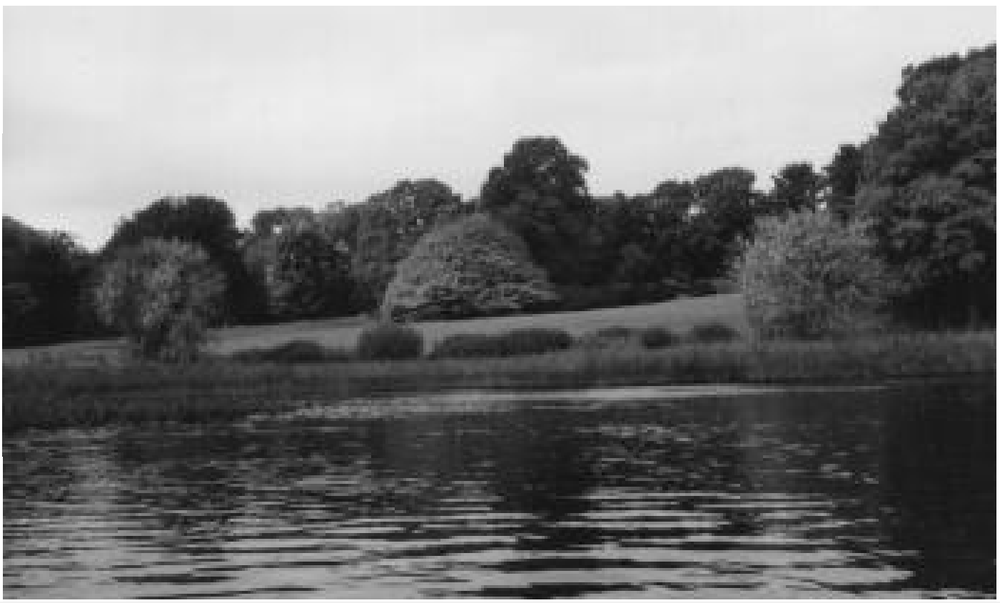
%> input picture Proba/TP1/sources_TP1_proba/autumn.png, 1000 x 603 px, shrunk from 1401 x 845 before the run
$ octave exercice_1.m   (GNU Octave 9; MATLAB toolbox functions it lacks are replaced by stand-ins)
%> lines starting %> are read from the running program, lines starting %| are printed output that depends on the picture
### Proba/TP1/sources_TP1_proba/vectorisation_par_colonne.m
% Fonction vectorisation_par_colonne (exercice_1.m)
% Vd est le vecteur des voisins de droite
% Vg est le vecteur des voisins de gauche

function [Vd, Vg] = vectorisation_par_colonne(I)

    % Calcul de Vd et VG en matrice
    Vd = I(:, 2:end);
    Vg = I(:, 1:end - 1);

    % Vectorisations
    Vg = Vg(:);
    Vd = Vd(:);

end

### Proba/TP1/sources_TP1_proba/parametres_correlation.m
% Fonction parametres_correlation (exercice_1.m)

function [r, a, b] = parametres_correlation(Vd, Vg)

    N = length(Vd);
%> N = 602397

    moy_d = mean(Vd);
%> moy_d = 114.6
    moy_g = mean(Vg);
%> moy_g = 114.6

    sigma_d = sqrt(1 / N * (Vd' * Vd) - moy_d ^ 2);
%> sigma_d = 80.49
    sigma_g = sqrt(1 / N * (Vg' * Vg) - moy_d ^ 2);
%> sigma_g = 80.49

    sigma_gd = 1 / N * Vd' * Vg - moy_d * moy_g;
%> sigma_gd = 6445.4

    % Calcul des données finales (voir sujet pour a et b)
    r = sigma_gd / (sigma_d * sigma_g);
%> r = 0.995
    a = sigma_gd / sigma_d ^ 2;
%> a = 0.995
    b =- sigma_gd / sigma_d ^ 2 * moy_d + moy_g;
%> b = 0.597

end

### Proba/TP1/sources_TP1_proba/exercice_1.m
clear;
close all;
clc;

% Recuperation de la taille de l'ecran pour afficher les figures
taille_ecran = get(0, 'ScreenSize');
L = taille_ecran(3);
H = taille_ecran(4);

% Lecture d'une image interne a Matlab et conversion en niveaux de gris et en doubles :
I = double(rgb2gray(imread('autumn.png')));

% Affichage de l'image d'origine :
figure('Position', [0.1 * L, 0.1 * H, 0.8 * L, 0.7 * H]);
subplot(1, 2, 1)
imagesc(I);
axis image off;
colormap gray;
set(gca, 'FontSize', 15);
title('Image d''origine')

% Calcul de vecteurs contenant les niveaux de gris de gauche (de droite) d'une paire de pixels :
[Vd, Vg] = vectorisation_par_colonne(I); % FONCTION A CODER

% Calcul des parametres de la droite de regression :
[r, a, b] = parametres_correlation(Vd, Vg); % FONCTION A CODER
%> r = 0.995; a = 0.995; b = 0.597

% Affichage des paires de niveaux de gris sous la forme d'un nuage de points :
subplot(1, 2, 2)
plot(Vd, Vg, 'b+');
axis([0 255 0 255]);
xlabel('Niveau de gris du pixel de droite');
ylabel('Niveau de gris du pixel de gauche');
hold on;
set(gca, 'FontSize', 15);
axis equal;
grid on;
title(['Correlation entre pixels voisins : ' num2str(100 * r, '%.1f') '%'])

% Affichage de la droite de regression (d'equation y = a*x+b) :
x = 0:255;
y = a * x + b;
%> y = 256 values from 0.597 to 254.3
plot(x, y, 'r', 'LineWidth', 3);
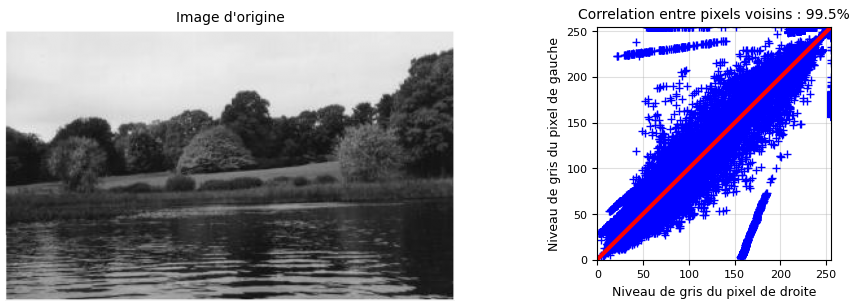
%> figure redrawn from the program's plot data, 2 panels
